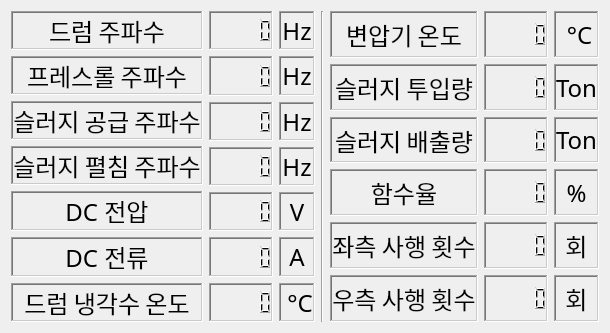
     <widget class="QWidget" name="tab">
      <property name="font">
       <font>
        <family>굴림체</family>
        <pointsize>20</pointsize>
       </font>
      </property>
      <attribute name="title">
       <string>정보</string>
      </attribute>
      <layout class="QGridLayout" name="gridLayout">
       <item row="0" column="0">
        <layout class="QGridLayout" name="gridLayout_2">
         <item row="5" column="0">
          <widget class="QLabel" name="label_12">
           <property name="font">
            <font>
             <family>맑은 고딕</family>
             <pointsize>18</pointsize>
            </font>
           </property>
           <property name="frameShape">
            <enum>QFrame::WinPanel</enum>
           </property>
           <property name="frameShadow">
            <enum>QFrame::Sunken</enum>
           </property>
           <property name="text">
            <string>DC 전압</string>
           </property>
           <property name="alignment">
            <set>Qt::AlignCenter</set>
           </property>
          </widget>
         </item>
         <item row="1" column="0">
          <widget class="QLabel" name="label_2">
           <property name="font">
            <font>
             <family>맑은 고딕</family>
             <pointsize>18</pointsize>
            </font>
           </property>
           <property name="autoFillBackground">
            <bool>false</bool>
           </property>
           <property name="frameShape">
            <enum>QFrame::WinPanel</enum>
           </property>
           <property name="frameShadow">
            <enum>QFrame::Sunken</enum>
           </property>
           <property name="text">
            <string>드럼 주파수</string>
           </property>
           <property name="scaledContents">
            <bool>false</bool>
           </property>
           <property name="alignment">
            <set>Qt::AlignCenter</set>
           </property>
          </widget>
         </item>
         <item row="4" column="0">
          <widget class="QLabel" name="label_11">
           <property name="font">
            <font>
             <family>맑은 고딕</family>
             <pointsize>18</pointsize>
            </font>
           </property>
           <property name="frameShape">
            <enum>QFrame::WinPanel</enum>
           </property>
           <property name="frameShadow">
            <enum>QFrame::Sunken</enum>
           </property>
           <property name="text">
            <string>슬러지 펼침 주파수</string>
           </property>
           <property name="alignment">
            <set>Qt::AlignCenter</set>
           </property>
          </widget>
         </item>
         <item row="6" column="0">
          <widget class="QLabel" name="label_3">
           <property name="font">
            <font>
             <family>맑은 고딕</family>
             <pointsize>18</pointsize>
            </font>
           </property>
           <property name="frameShape">
            <enum>QFrame::WinPanel</enum>
           </property>
           <property name="frameShadow">
            <enum>QFrame::Sunken</enum>
           </property>
           <property name="text">
            <string>DC 전류</string>
           </property>
           <property name="alignment">
            <set>Qt::AlignCenter</set>
           </property>
          </widget>
         </item>
         <item row="3" column="0">
          <widget class="QLabel" name="label_10">
           <property name="font">
            <font>
             <family>맑은 고딕</family>
             <pointsize>18</pointsize>
            </font>
           </property>
           <property name="frameShape">
            <enum>QFrame::WinPanel</enum>
           </property>
           <property name="frameShadow">
            <enum>QFrame::Sunken</enum>
           </property>
           <property name="text">
            <string>슬러지 공급 주파수</string>
           </property>
           <property name="alignment">
            <set>Qt::AlignCenter</set>
           </property>
          </widget>
         </item>
         <item row="7" column="0">
          <widget class="QLabel" name="label_15">
           <property name="font">
            <font>
             <family>맑은 고딕</family>
             <pointsize>18</pointsize>
            </font>
           </property>
           <property name="frameShape">
            <enum>QFrame::WinPanel</enum>
           </property>
           <property name="frameShadow">
            <enum>QFrame::Sunken</enum>
           </property>
           <property name="text">
            <string>드럼 냉각수 온도</string>
           </property>
           <property name="alignment">
            <set>Qt::AlignCenter</set>
           </property>
          </widget>
         </item>
         <item row="2" column="0">
          <widget class="QLabel" name="label_5">
           <property name="font">
            <font>
             <family>맑은 고딕</family>
             <pointsize>18</pointsize>
            </font>
           </property>
           <property name="frameShape">
            <enum>QFrame::WinPanel</enum>
           </property>
           <property name="frameShadow">
            <enum>QFrame::Sunken</enum>
           </property>
           <property name="text">
            <string>프레스롤 주파수</string>
           </property>
           <property name="alignment">
            <set>Qt::AlignCenter</set>
           </property>
          </widget>
         </item>
        </layout>
       </item>
       <item row="0" column="5">
        <layout class="QVBoxLayout" name="verticalLayout_16">
         <item>
          <widget class="QLabel" name="label_14">
           <property name="font">
            <font>
             <family>맑은 고딕</family>
             <pointsize>18</pointsize>
            </font>
           </property>
           <property name="frameShape">
            <enum>QFrame::WinPanel</enum>
           </property>
           <property name="frameShadow">
            <enum>QFrame::Sunken</enum>
           </property>
           <property name="text">
            <string>변압기 온도</string>
           </property>
           <property name="alignment">
            <set>Qt::AlignCenter</set>
           </property>
          </widget>
         </item>
         <item>
          <widget class="QLabel" name="label_7">
           <property name="font">
            <font>
             <family>맑은 고딕</family>
             <pointsize>18</pointsize>
            </font>
           </property>
           <property name="frameShape">
            <enum>QFrame::WinPanel</enum>
           </property>
           <property name="frameShadow">
            <enum>QFrame::Sunken</enum>
           </property>
           <property name="text">
            <string>슬러지 투입량</string>
           </property>
           <property name="alignment">
            <set>Qt::AlignCenter</set>
           </property>
          </widget>
         </item>
         <item>
          <widget class="QLabel" name="label_13">
           <property name="font">
            <font>
             <family>맑은 고딕</family>
             <pointsize>18</pointsize>
            </font>
           </property>
           <property name="frameShape">
            <enum>QFrame::WinPanel</enum>
           </property>
           <property name="frameShadow">
            <enum>QFrame::Sunken</enum>
           </property>
           <property name="text">
            <string>슬러지 배출량</string>
           </property>
           <property name="alignment">
            <set>Qt::AlignCenter</set>
           </property>
          </widget>
         </item>
         <item>
          <widget class="QLabel" name="label_6">
           <property name="font">
            <font>
             <family>맑은 고딕</family>
             <pointsize>18</pointsize>
            </font>
           </property>
           <property name="frameShape">
            <enum>QFrame::WinPanel</enum>
           </property>
           <property name="frameShadow">
            <enum>QFrame::Sunken</enum>
           </property>
           <property name="text">
            <string>함수율</string>
           </property>
           <property name="alignment">
            <set>Qt::AlignCenter</set>
           </property>
          </widget>
         </item>
         <item>
          <widget class="QLabel" name="label_16">
           <property name="font">
            <font>
             <family>맑은 고딕</family>
             <pointsize>18</pointsize>
            </font>
           </property>
           <property name="frameShape">
            <enum>QFrame::WinPanel</enum>
           </property>
           <property name="frameShadow">
            <enum>QFrame::Sunken</enum>
           </property>
           <property name="text">
            <string>좌측 사행 횟수</string>
           </property>
           <property name="alignment">
            <set>Qt::AlignCenter</set>
           </property>
          </widget>
         </item>
         <item>
          <widget class="QLabel" name="label_18">
           <property name="font">
            <font>
             <family>맑은 고딕</family>
             <pointsize>18</pointsize>
            </font>
           </property>
           <property name="frameShape">
            <enum>QFrame::WinPanel</enum>
           </property>
           <property name="frameShadow">
            <enum>QFrame::Sunken</enum>
           </property>
           <property name="text">
            <string>우측 사행 횟수</string>
           </property>
           <property name="alignment">
            <set>Qt::AlignCenter</set>
           </property>
          </widget>
         </item>
        </layout>
       </item>
       <item row="0" column="3">
        <widget class="Line" name="line">
         <property name="orientation">
          <enum>Qt::Vertical</enum>
         </property>
        </widget>
       </item>
       <item row="0" column="6">
        <layout class="QVBoxLayout" name="verticalLayout_17">
         <item>
          <widget class="QLCDNumber" name="lcdNumber_8">
           <property name="frameShape">
            <enum>QFrame::WinPanel</enum>
           </property>
           <property name="frameShadow">
            <enum>QFrame::Sunken</enum>
           </property>
          </widget>
         </item>
         <item>
          <widget class="QLCDNumber" name="lcdNumber_9">
           <property name="frameShape">
            <enum>QFrame::WinPanel</enum>
           </property>
           <property name="frameShadow">
            <enum>QFrame::Sunken</enum>
           </property>
          </widget>
         </item>
         <item>
          <widget class="QLCDNumber" name="lcdNumber_10">
           <property name="frameShape">
            <enum>QFrame::WinPanel</enum>
           </property>
           <property name="frameShadow">
            <enum>QFrame::Sunken</enum>
           </property>
          </widget>
         </item>
         <item>
          <widget class="QLCDNumber" name="lcdNumber_11">
           <property name="frameShape">
            <enum>QFrame::WinPanel</enum>
           </property>
           <property name="frameShadow">
            <enum>QFrame::Sunken</enum>
           </property>
           <property name="smallDecimalPoint">
            <bool>false</bool>
           </property>
          </widget>
         </item>
         <item>
          <widget class="QLCDNumber" name="lcdNumber_12">
           <property name="frameShape">
            <enum>QFrame::WinPanel</enum>
           </property>
           <property name="frameShadow">
            <enum>QFrame::Sunken</enum>
           </property>
          </widget>
         </item>
         <item>
          <widget class="QLCDNumber" name="lcdNumber_13">
           <property name="frameShape">
            <enum>QFrame::WinPanel</enum>
           </property>
           <property name="frameShadow">
            <enum>QFrame::Sunken</enum>
           </property>
          </widget>
         </item>
        </layout>
       </item>
       <item row="0" column="1">
        <layout class="QVBoxLayout" name="verticalLayout">
         <item>
          <widget class="QLCDNumber" name="lcdNumber_1">
           <property name="autoFillBackground">
            <bool>false</bool>
           </property>
           <property name="frameShape">
            <enum>QFrame::WinPanel</enum>
           </property>
           <property name="frameShadow">
            <enum>QFrame::Sunken</enum>
           </property>
           <property name="smallDecimalPoint">
            <bool>false</bool>
           </property>
          </widget>
         </item>
         <item>
          <widget class="QLCDNumber" name="lcdNumber_2">
           <property name="frameShape">
            <enum>QFrame::WinPanel</enum>
           </property>
           <property name="frameShadow">
            <enum>QFrame::Sunken</enum>
           </property>
          </widget>
         </item>
         <item>
          <widget class="QLCDNumber" name="lcdNumber_3">
           <property name="frameShape">
            <enum>QFrame::WinPanel</enum>
           </property>
           <property name="frameShadow">
            <enum>QFrame::Sunken</enum>
           </property>
          </widget>
         </item>
         <item>
          <widget class="QLCDNumber" name="lcdNumber_4">
           <property name="frameShape">
            <enum>QFrame::WinPanel</enum>
           </property>
           <property name="frameShadow">
            <enum>QFrame::Sunken</enum>
           </property>
          </widget>
         </item>
         <item>
          <widget class="QLCDNumber" name="lcdNumber_5">
           <property name="frameShape">
            <enum>QFrame::WinPanel</enum>
           </property>
           <property name="frameShadow">
            <enum>QFrame::Sunken</enum>
           </property>
          </widget>
         </item>
         <item>
          <widget class="QLCDNumber" name="lcdNumber_6">
           <property name="frameShape">
            <enum>QFrame::WinPanel</enum>
           </property>
           <property name="frameShadow">
            <enum>QFrame::Sunken</enum>
           </property>
          </widget>
         </item>
         <item>
          <widget class="QLCDNumber" name="lcdNumber_7">
           <property name="frameShape">
            <enum>QFrame::WinPanel</enum>
           </property>
           <property name="frameShadow">
            <enum>QFrame::Sunken</enum>
           </property>
          </widget>
         </item>
        </layout>
       </item>
       <item row="0" column="2">
        <layout class="QVBoxLayout" name="verticalLayout_2">
         <item>
          <widget class="QLabel" name="label_4">
           <property name="font">
            <font>
             <family>맑은 고딕</family>
             <pointsize>18</pointsize>
            </font>
           </property>
           <property name="autoFillBackground">
            <bool>false</bool>
           </property>
           <property name="frameShape">
            <enum>QFrame::WinPanel</enum>
           </property>
           <property name="frameShadow">
            <enum>QFrame::Sunken</enum>
           </property>
           <property name="text">
            <string>Hz</string>
           </property>
           <property name="scaledContents">
            <bool>false</bool>
           </property>
           <property name="alignment">
            <set>Qt::AlignCenter</set>
           </property>
          </widget>
         </item>
         <item>
          <widget class="QLabel" name="label_8">
           <property name="font">
            <font>
             <family>맑은 고딕</family>
             <pointsize>18</pointsize>
            </font>
           </property>
           <property name="autoFillBackground">
            <bool>false</bool>
           </property>
           <property name="frameShape">
            <enum>QFrame::WinPanel</enum>
           </property>
           <property name="frameShadow">
            <enum>QFrame::Sunken</enum>
           </property>
           <property name="text">
            <string>Hz</string>
           </property>
           <property name="scaledContents">
            <bool>false</bool>
           </property>
           <property name="alignment">
            <set>Qt::AlignCenter</set>
           </property>
          </widget>
         </item>
         <item>
          <widget class="QLabel" name="label_9">
           <property name="font">
            <font>
             <family>맑은 고딕</family>
             <pointsize>18</pointsize>
            </font>
           </property>
           <property name="autoFillBackground">
            <bool>false</bool>
           </property>
           <property name="frameShape">
            <enum>QFrame::WinPanel</enum>
           </property>
           <property name="frameShadow">
            <enum>QFrame::Sunken</enum>
           </property>
           <property name="text">
            <string>Hz</string>
           </property>
           <property name="scaledContents">
            <bool>false</bool>
           </property>
           <property name="alignment">
            <set>Qt::AlignCenter</set>
           </property>
          </widget>
         </item>
         <item>
          <widget class="QLabel" name="label_17">
           <property name="font">
            <font>
             <family>맑은 고딕</family>
             <pointsize>18</pointsize>
            </font>
           </property>
           <property name="autoFillBackground">
            <bool>false</bool>
           </property>
           <property name="frameShape">
            <enum>QFrame::WinPanel</enum>
           </property>
           <property name="frameShadow">
            <enum>QFrame::Sunken</enum>
           </property>
           <property name="text">
            <string>Hz</string>
           </property>
           <property name="scaledContents">
            <bool>false</bool>
           </property>
           <property name="alignment">
            <set>Qt::AlignCenter</set>
           </property>
          </widget>
         </item>
         <item>
          <widget class="QLabel" name="label_19">
           <property name="font">
            <font>
             <family>맑은 고딕</family>
             <pointsize>18</pointsize>
            </font>
           </property>
           <property name="autoFillBackground">
            <bool>false</bool>
           </property>
           <property name="frameShape">
            <enum>QFrame::WinPanel</enum>
           </property>
           <property name="frameShadow">
            <enum>QFrame::Sunken</enum>
           </property>
           <property name="text">
            <string>V</string>
           </property>
           <property name="scaledContents">
            <bool>false</bool>
           </property>
           <property name="alignment">
            <set>Qt::AlignCenter</set>
           </property>
          </widget>
         </item>
         <item>
          <widget class="QLabel" name="label_20">
           <property name="font">
            <font>
             <family>맑은 고딕</family>
             <pointsize>18</pointsize>
            </font>
           </property>
           <property name="autoFillBackground">
            <bool>false</bool>
           </property>
           <property name="frameShape">
            <enum>QFrame::WinPanel</enum>
           </property>
           <property name="frameShadow">
            <enum>QFrame::Sunken</enum>
           </property>
           <property name="text">
            <string>A</string>
           </property>
           <property name="scaledContents">
            <bool>false</bool>
           </property>
           <property name="alignment">
            <set>Qt::AlignCenter</set>
           </property>
          </widget>
         </item>
         <item>
          <widget class="QLabel" name="label_21">
           <property name="font">
            <font>
             <family>맑은 고딕</family>
             <pointsize>18</pointsize>
            </font>
           </property>
           <property name="autoFillBackground">
            <bool>false</bool>
           </property>
           <property name="frameShape">
            <enum>QFrame::WinPanel</enum>
           </property>
           <property name="frameShadow">
            <enum>QFrame::Sunken</enum>
           </property>
           <property name="text">
            <string> °C</string>
           </property>
           <property name="scaledContents">
            <bool>false</bool>
           </property>
           <property name="alignment">
            <set>Qt::AlignCenter</set>
           </property>
          </widget>
         </item>
        </layout>
       </item>
       <item row="0" column="7">
        <layout class="QVBoxLayout" name="verticalLayout_3">
         <item>
          <widget class="QLabel" name="label_22">
           <property name="font">
            <font>
             <family>맑은 고딕</family>
             <pointsize>18</pointsize>
            </font>
           </property>
           <property name="autoFillBackground">
            <bool>false</bool>
           </property>
           <property name="frameShape">
            <enum>QFrame::WinPanel</enum>
           </property>
           <property name="frameShadow">
            <enum>QFrame::Sunken</enum>
           </property>
           <property name="text">
            <string> °C</string>
           </property>
           <property name="scaledContents">
            <bool>false</bool>
           </property>
           <property name="alignment">
            <set>Qt::AlignCenter</set>
           </property>
          </widget>
         </item>
         <item>
          <widget class="QLabel" name="label_23">
           <property name="font">
            <font>
             <family>맑은 고딕</family>
             <pointsize>18</pointsize>
            </font>
           </property>
           <property name="autoFillBackground">
            <bool>false</bool>
           </property>
           <property name="frameShape">
            <enum>QFrame::WinPanel</enum>
           </property>
           <property name="frameShadow">
            <enum>QFrame::Sunken</enum>
           </property>
           <property name="text">
            <string>Ton</string>
           </property>
           <property name="scaledContents">
            <bool>false</bool>
           </property>
           <property name="alignment">
            <set>Qt::AlignCenter</set>
           </property>
          </widget>
         </item>
         <item>
          <widget class="QLabel" name="label_24">
           <property name="font">
            <font>
             <family>맑은 고딕</family>
             <pointsize>18</pointsize>
            </font>
           </property>
           <property name="autoFillBackground">
            <bool>false</bool>
           </property>
           <property name="frameShape">
            <enum>QFrame::WinPanel</enum>
           </property>
           <property name="frameShadow">
            <enum>QFrame::Sunken</enum>
           </property>
           <property name="text">
            <string>Ton</string>
           </property>
           <property name="scaledContents">
            <bool>false</bool>
           </property>
           <property name="alignment">
            <set>Qt::AlignCenter</set>
           </property>
          </widget>
         </item>
         <item>
          <widget class="QLabel" name="label_25">
           <property name="font">
            <font>
             <family>맑은 고딕</family>
             <pointsize>18</pointsize>
            </font>
           </property>
           <property name="autoFillBackground">
            <bool>false</bool>
           </property>
           <property name="frameShape">
            <enum>QFrame::WinPanel</enum>
           </property>
           <property name="frameShadow">
            <enum>QFrame::Sunken</enum>
           </property>
           <property name="text">
            <string>%</string>
           </property>
           <property name="scaledContents">
            <bool>false</bool>
           </property>
           <property name="alignment">
            <set>Qt::AlignCenter</set>
           </property>
          </widget>
         </item>
         <item>
          <widget class="QLabel" name="label_26">
           <property name="font">
            <font>
             <family>맑은 고딕</family>
             <pointsize>18</pointsize>
            </font>
           </property>
           <property name="autoFillBackground">
            <bool>false</bool>
           </property>
           <property name="frameShape">
            <enum>QFrame::WinPanel</enum>
           </property>
           <property name="frameShadow">
            <enum>QFrame::Sunken</enum>
           </property>
           <property name="text">
            <string>회</string>
           </property>
           <property name="scaledContents">
            <bool>false</bool>
           </property>
           <property name="alignment">
            <set>Qt::AlignCenter</set>
           </property>
          </widget>
         </item>
         <item>
          <widget class="QLabel" name="label_27">
           <property name="font">
            <font>
             <family>맑은 고딕</family>
             <pointsize>18</pointsize>
            </font>
           </property>
           <property name="autoFillBackground">
            <bool>false</bool>
           </property>
           <property name="frameShape">
            <enum>QFrame::WinPanel</enum>
           </property>
           <property name="frameShadow">
            <enum>QFrame::Sunken</enum>
           </property>
           <property name="text">
            <string>회</string>
           </property>
           <property name="scaledContents">
            <bool>false</bool>
           </property>
           <property name="alignment">
            <set>Qt::AlignCenter</set>
           </property>
          </widget>
         </item>
        </layout>
       </item>
      </layout>
     </widget>
